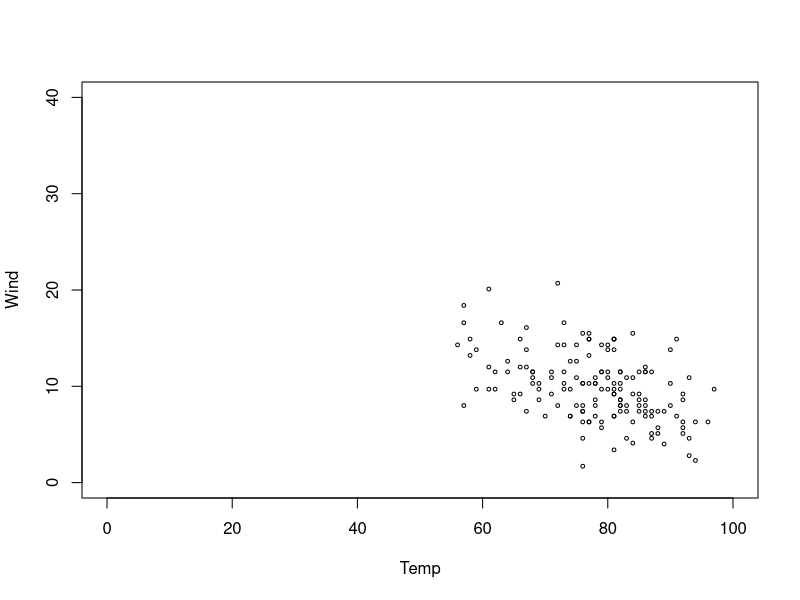
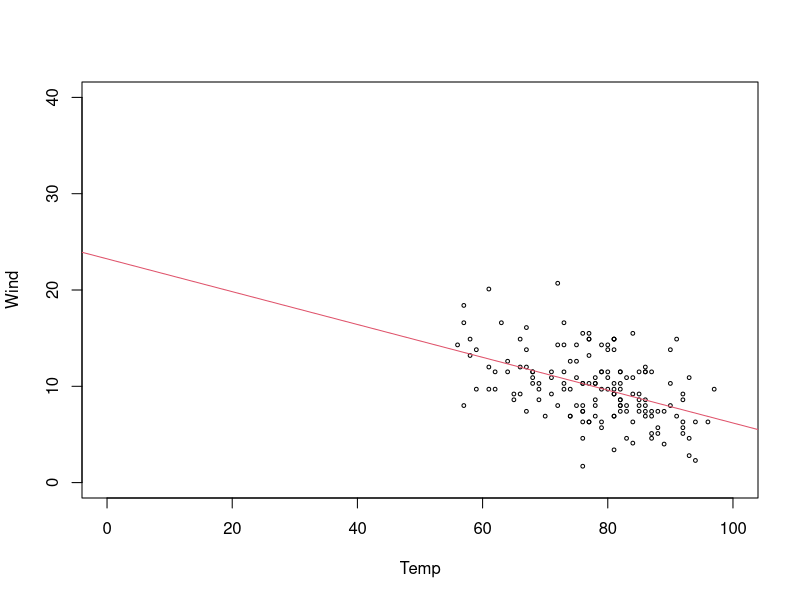
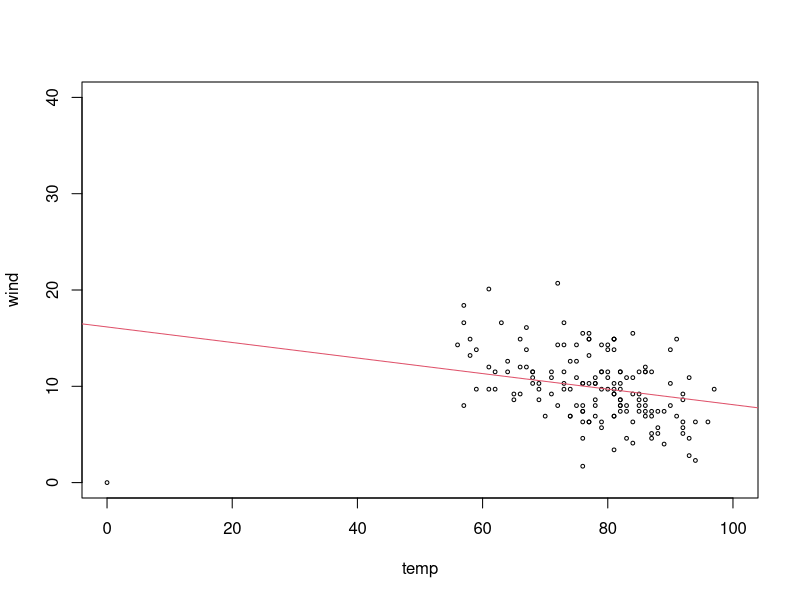
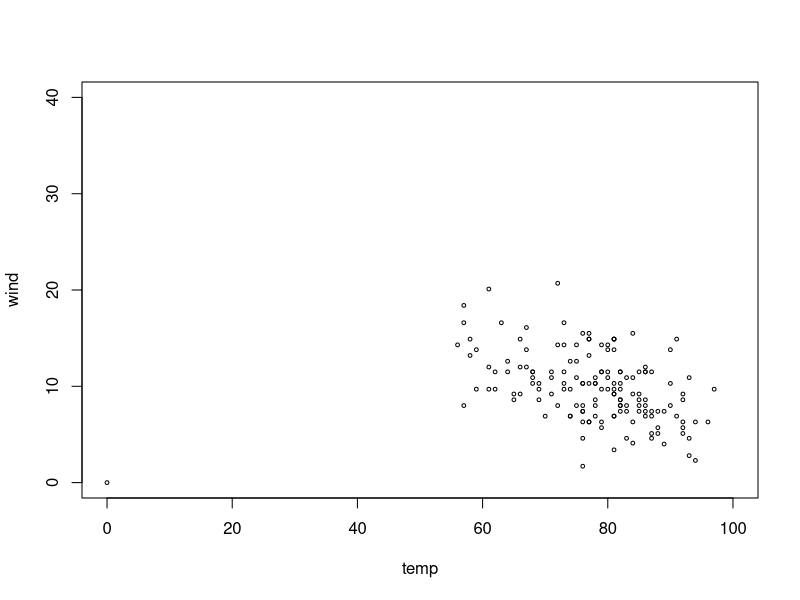
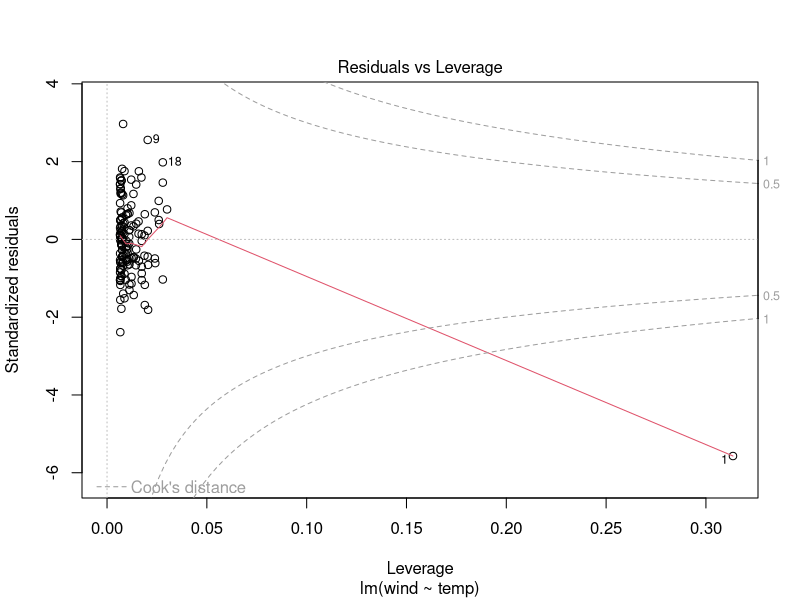
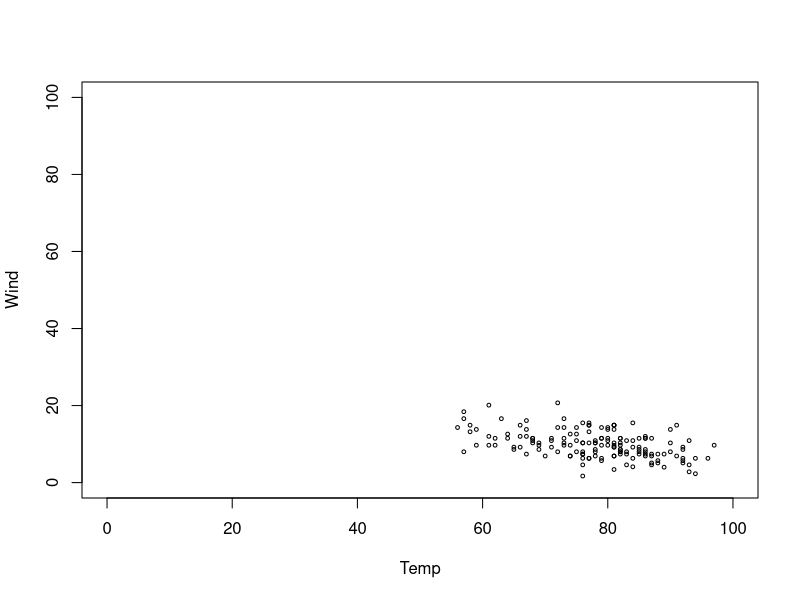
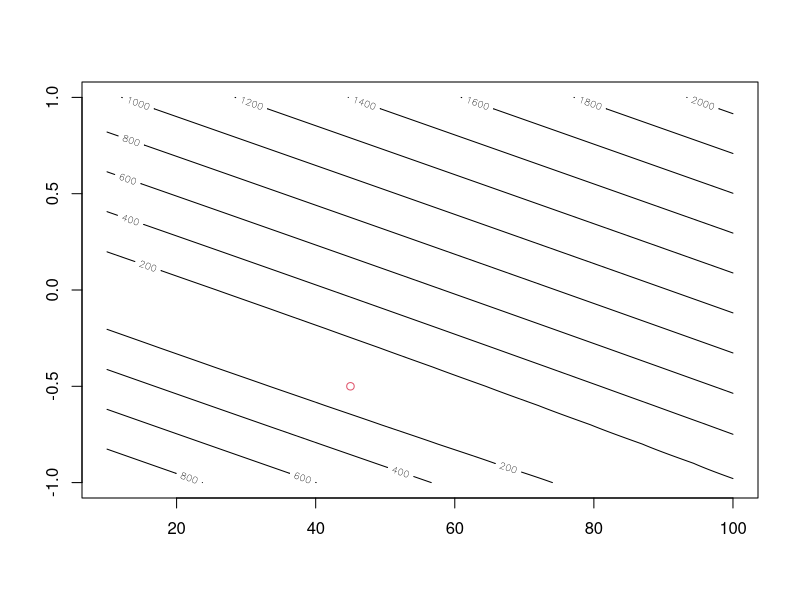
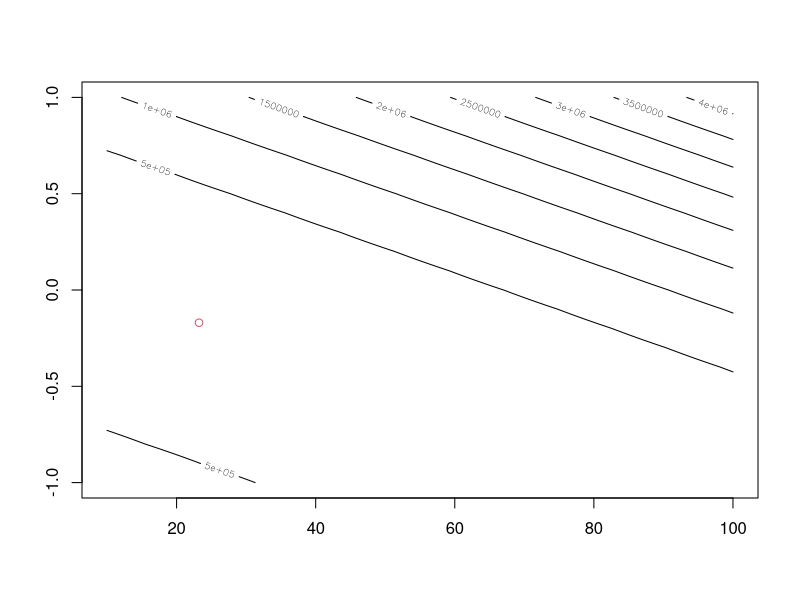

Write R code to recreate these figures, in order.
## ---- chunk 1
            knitr::knit_hooks$set(par = function(before, options, envir) {
  if (before && !is.null(options$par)) {
    par(options$par)
  }
})
knitr::opts_chunk$set(par = list(bty="l", pch=19))
            
## ---- chunk 2
with( airquality, 
  plot( Temp, Wind, cex=.5, xlim=c(0,100), ylim=c(0,40) )
)
## ---- chunk 3
with( airquality, {
  plot( Temp, Wind, cex=.5, 
	  xlim=c(0,100), ylim=c(0,40) )
  m <- lm( Wind ~ Temp )
  abline( m, col=2 )
} )
## ---- chunk 4
temp <- airquality$Temp; wind <- airquality$Wind
temp[1] <- 0; wind[1] <- 0
plot( temp, wind, cex=.5, 
	xlim=c(0,100), ylim=c(0,40) )
m <- lm( wind ~ temp )
abline( m, col=2 )
## ---- chunk 5
temp <- airquality$Temp; wind <- airquality$Wind
temp[1] <- 0; wind[1] <- 0
plot( temp, wind, cex=.5, 
	xlim=c(0,100), ylim=c(0,40) )
m <- lm( wind ~ temp )
plot(m, which=5)
## ---- chunk 6
with( airquality, plot( Temp, Wind, cex=.5,	xlim=c(0,100), ylim=c(0,100) ) )
## ---- chunk 7
with( airquality, {
  loss <- Vectorize( function( a, b ){ 
    sum( ( Wind - a - b *Temp )^2 ) 
  } )
  a <- seq(10,100,.1); b <- seq(-1,1,.1); 
  contour( a, b, sqrt( outer( a, b, loss ) ) )
  points( 45, -.5, col=2 )
} )
## ---- chunk 8
with( airquality, {
  loss <- function( x ){ 
    sum( ( Wind - x[1] - x[2] *Temp )^2 )
  }
  nlm( loss, c(1,1) )
} )
## ---- chunk 9
a <- seq(10,100,.1); b <- seq(-1,1,.1); 
with( airquality, {
  lossv <- Vectorize( function( a, b ){ 
    sum( ( Wind - a - b *Temp )^2 )
  } )
  contour( a, b, outer( a, b, lossv ) )
} )
points( 23.23, -0.17, col=2 )
## ---- chunk 10
summary( lm( Wind ~ Temp, airquality ) )
## ---- chunk 11
confint( lm( Wind ~ Temp, airquality ) )
## ---- chunk 12
huber <- Vectorize( function( x, mu, delta=1 ) {
	if( abs( x - mu ) <= delta ){
		(x-mu)^2 / 2 
	} else {
		delta*(abs(x-mu)-delta/2)
	}
} )
x <- 0; mu <- seq( -5, 5, by=.1 )
plot( mu, huber( x, mu ), t='l' )
lines( mu, huber( x, mu, delta=3 ), t='l', col=2 )
## ---- chunk 13
a <- seq(10,40,.1); b <- seq(-1,1,.1);
# We need a vectorized version of the loss now,
# as we need to compute a sum of losses
# for the whole dataset.
lossv <- Vectorize( function( a, b, delta=1 ){
	err <-  airquality$Wind - a - b*airquality$Temp
	small <- err <= delta
	err[small] <- 0.5*err[small]^2
	err[!small] <- delta*(abs(err[!small])-delta/2)
	return( mean( err ) )
} )
# We need to adjust the contour plot to
# better see the optimum
contour( a, b, outer( a, b, lossv ), levels=c(50,100,500,1000) )
## ---- chunk 14
# We need a single argument vector for our minimization below
loss <- function(x) lossv( x[1], x[2] )
opt <- nlm( loss, c(1,1) )
contour( a, b, outer( a, b, lossv ), levels=c(50,100,500,1000) )
points( 23.23, -0.17, col=2 )
points(opt$estimate[1], opt$estimate[2], col=4)
## ---- chunk 15
airquality$Temp[1] <- 200
airquality$Wind[1] <- 50
huber_fit <- nlm( loss, c(1,1) )
huber_fit
## ---- chunk 16
plot( airquality$Temp, airquality$Wind )
abline( lm( Wind ~ Temp, airquality ), col=2 ) # red line: least squares
abline( a=huber_fit$estimate[1], b=huber_fit$estimate[2], col=4 ) # blue line: Huber
